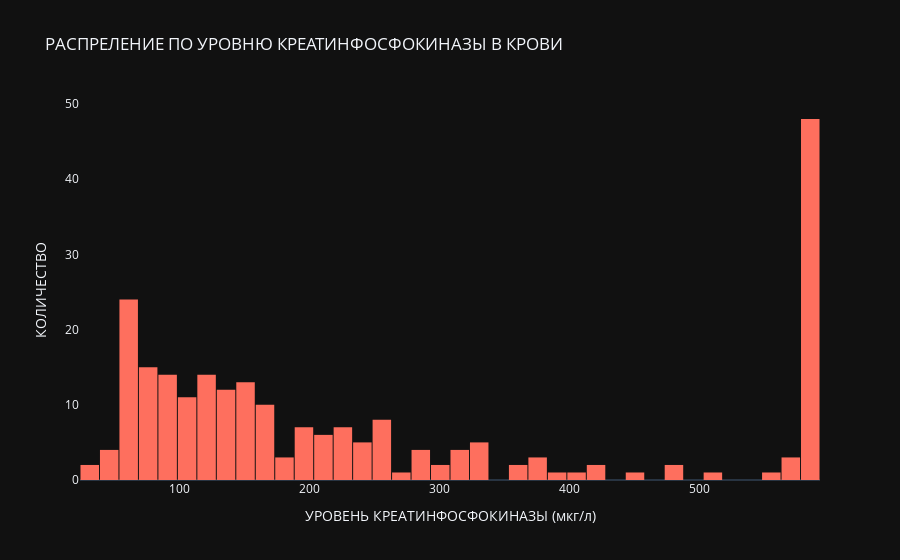

Notebook code cell kept with this figure:
### Markdown cell above
Для визуализации данных использовались столбчатая и скрипичная диаграммы.
Принцип работы скрипичных графиков: более широкие участки графика скрипки представляют более высокую вероятность заданного значения, более тонкие - меньшую вероятность.

### Code cell
fig = go.Figure()
fig.add_trace(go.Histogram(
    x = heart_data['creatinine_phosphokinase'],
    xbins=dict(
        start=23,
        end=582,
        size=15
    ),
    marker_color='#FE6F5E',
    opacity=1
))

fig.update_layout(
    title_text='РАСПРЕЛЕНИЕ ПО УРОВНЮ КРЕАТИНФОСФОКИНАЗЫ В КРОВИ',
    xaxis_title_text='УРОВЕНЬ КРЕАТИНФОСФОКИНАЗЫ (мкг/л)',
    yaxis_title_text='КОЛИЧЕСТВО',
    bargap=0.05,
    xaxis = {'showgrid': False },
    yaxis = {'showgrid': False },
    template = 'plotly_dark'
)

fig.show()

### Figure 1 — Plotly figure (JSON) as saved in the notebook; plotly's stock layout.template omitted (floating-point values rounded to 4 significant figures; data arrays with more than 128 entries replaced by an {"elided": "..."} marker saying what was removed)
{"data": [{"marker": {"color": "#FE6F5E"}, "opacity": 1, "type": "histogram", "x": {"elided": "299 int values"}, "xbins": {"end": 582, "size": 15, "start": 23}}], "layout": {"bargap": 0.05, "title": {"text": "РАСПРЕЛЕНИЕ ПО УРОВНЮ КРЕАТИНФОСФОКИНАЗЫ В КРОВИ"}, "xaxis": {"showgrid": false, "title": {"text": "УРОВЕНЬ КРЕАТИНФОСФОКИНАЗЫ (мкг/л)"}}, "yaxis": {"showgrid": false, "title": {"text": "КОЛИЧЕСТВО"}}}}
